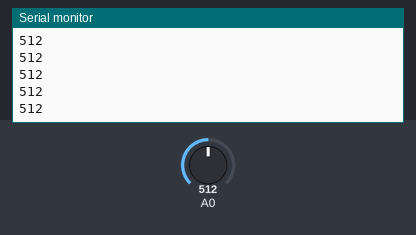
Simulated run of this sketch. Board: Arduino Uno, built with avr-gcc and run on an emulated ATmega328P. Shown: the last lines printed to the serial monitor. The test bench sets the inputs (shaded band); at power-on: A0 = 512.

Above: at 1.2 s.
1.3 s: A0 set to 716
At 1.8 s:
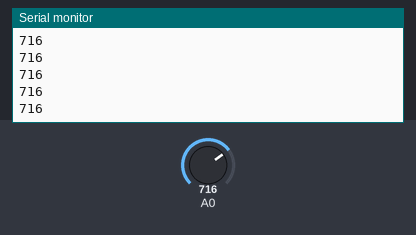
2.8 s: A0 set to 900
At 3.8 s:
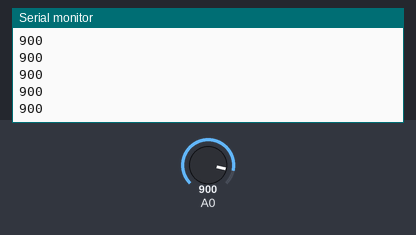
Timing chart, 0 to 5.8 s (numbered marks = the images above; inputs shaded):
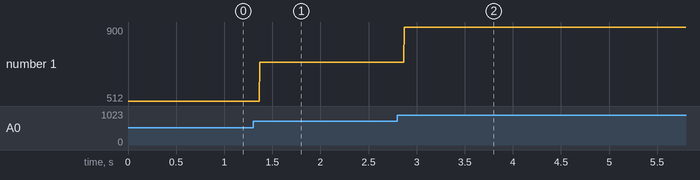

Measured:
- after the input at 1.3 s, the serial monitor: prints a new line after 0.07 s (image 1)
- after the input at 2.8 s, the serial monitor: prints a new line after 0.07 s (image 2)
- plotted number 1: 512 → 716 after the input at 1.3 s, 716 → 900 after the input at 2.8 s

The sketch:

ultrasound_tester.ino
```cpp
void setup() {
  pinMode(A0, INPUT);
  Serial.begin(9600);

}

void loop() {
  int x = analogRead(A0);
  long int sum = 0;
  long int avg;
  for(long int i = 0; i < 50000; i++){
    sum += x;
  }
  avg = sum/50000;
  if(avg) digitalWrite(LED_BUILTIN, HIGH);
  else digitalWrite(LED_BUILTIN, LOW);
  Serial.println(avg);

}
```
